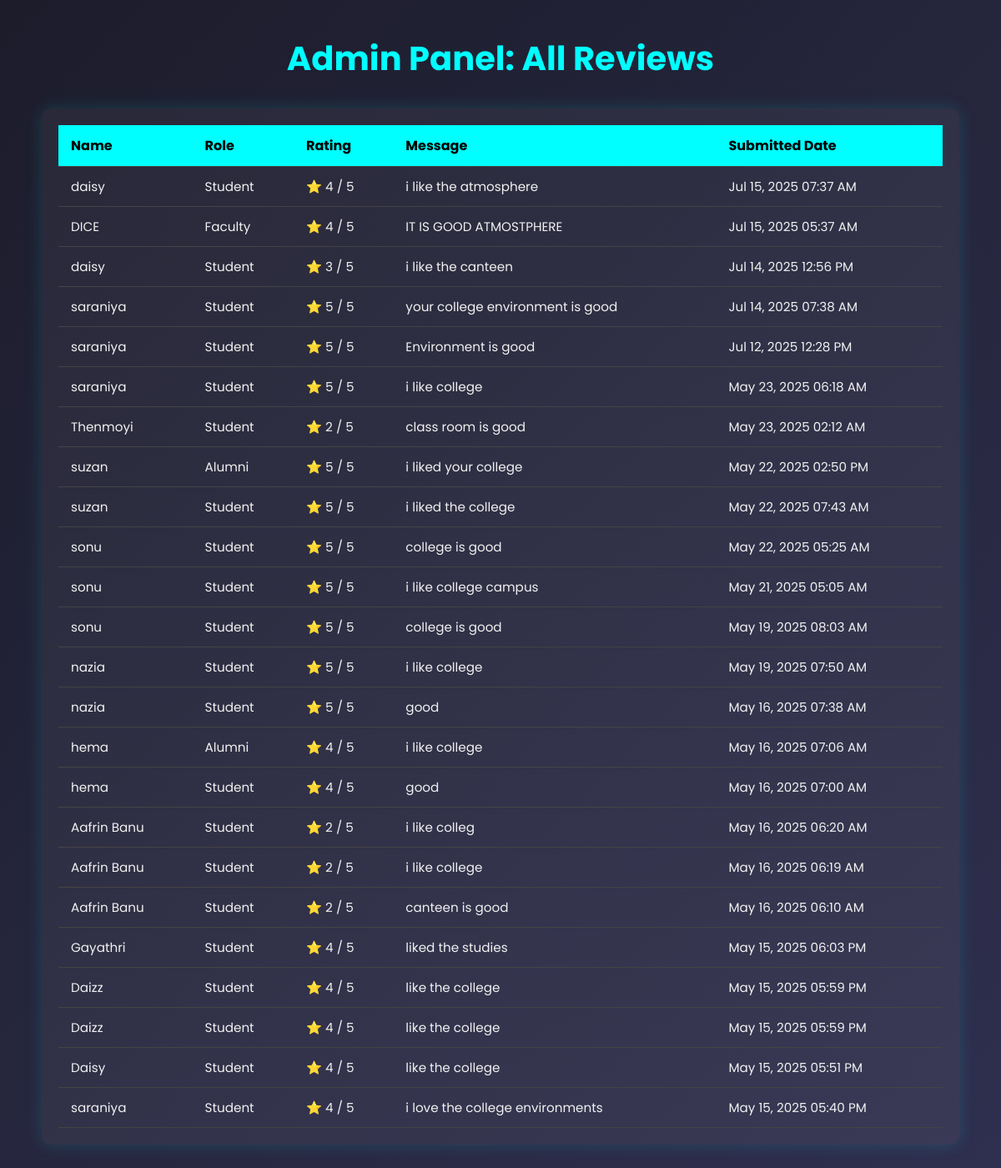
Screenshot of /admin/reviews/ with the database file from the repository.
### app.py (models this page shows)
class Review(db.Model):
    id = db.Column(db.Integer, primary_key=True)
    name = db.Column(db.String(100), nullable=False)
    role = db.Column(db.String(50), nullable=False)
    rating = db.Column(db.Integer, nullable=False)
    message = db.Column(db.Text, nullable=False)
    date_submitted = db.Column(db.DateTime, default=datetime.utcnow)

### app.py (the view)
@app.route('/admin/reviews/')
def admin_reviews():
    reviews = Review.query.order_by(Review.date_submitted.desc()).all()
    return render_template('admin_reviews.html', reviews=reviews)

### templates/admin_reviews.html (shortened to what this page needs)
<!DOCTYPE html>
<html lang="en">
<head>
  <link href="{{ url_for('static', filename='css/styles.css') }}" rel="stylesheet"/>
</head>
<body>
  <h1>Admin Panel: All Reviews</h1>
  <div class="table-container">
    {% if reviews %}
    <table>
      <thead>
        <tr>
          <th>Name</th>
          <th>Role</th>
          <th>Rating</th>
          <th>Message</th>
          <th>Submitted Date</th>
        </tr>
      </thead>
      <tbody>
        {% for review in reviews %}
        <tr>
          <td>{{ review.name }}</td>
          <td>{{ review.role }}</td>
          <td>⭐ {{ review.rating }} / 5</td>
          <td>{{ review.message }}</td>
          <td>{{ review.date_submitted.strftime('%b %d, %Y %I:%M %p') }}</td>
        </tr>
        {% endfor %}
      </tbody>
    </table>
    {% else %}
    <div class="no-reviews">No reviews available.</div>
    {% endif %}
  </div>
</body>
</html>

### static/css/styles.css (style rules this page uses)
* { margin: 0; padding: 0; box-sizing: border-box; font-family: 'Poppins', sans-serif; }
body { width: 100%; min-height: 100vh; background-color: #f8f9fa; overflow-x: hidden; }
h1, h2 { color: #003366; text-align: center; }

### templates/admin_reviews.html (style rules this page uses)
body { margin: 0; padding: 40px 20px; font-family: 'Segoe UI', sans-serif; background: linear-gradient(135deg, #1c1c2b, #2f2f4f); color: #f1f1f1; }
h1 { text-align: center; color: #00ffff; font-size: 2.5rem; margin-bottom: 30px; animation: fadeIn 1s ease; }
.table-container { max-width: 1100px; margin: auto; overflow-x: auto; background: rgba(255, 255, 255, 0.05); border-radius: 10px; box-shadow: 0 0 20px rgba(0, 255, 255, 0.15); padding: 20px; }
table { width: 100%; border-collapse: collapse; min-width: 900px; }
th, td { padding: 12px 15px; text-align: left; border-bottom: 1px solid #444; }
th { background-color: #00ffff; color: #000; font-size: 1rem; }
td { font-size: 0.95rem; color: #f1f1f1; }

### rows the page displays
Review: name "daisy", role "Student", rating "4", message "i like the atmosphere", date_submitted "Jul 15, 2025 07:37 AM"
Review: name "DICE", role "Faculty", rating "4", message "IT IS GOOD ATMOSTPHERE", date_submitted "Jul 15, 2025 05:37 AM"
Review: name "daisy", role "Student", rating "3", message "i like the canteen", date_submitted "Jul 14, 2025 12:56 PM"
Review: name "saraniya", role "Student", rating "5", message "your college environment is good", date_submitted "Jul 14, 2025 07:38 AM"
Review: name "saraniya", role "Student", rating "5", message "Environment is good", date_submitted "Jul 12, 2025 12:28 PM"
Review: name "saraniya", role "Student", rating "5", message "i like college", date_submitted "May 23, 2025 06:18 AM"
Review: name "Thenmoyi", role "Student", rating "2", message "class room is good", date_submitted "May 23, 2025 02:12 AM"
Review: name "suzan", role "Alumni", rating "5", message "i liked your college", date_submitted "May 22, 2025 02:50 PM"
Review: name "suzan", role "Student", rating "5", message "i liked the college", date_submitted "May 22, 2025 07:43 AM"
Review: name "sonu", role "Student", rating "5", message "college is good", date_submitted "May 22, 2025 05:25 AM"
Review: name "sonu", role "Student", rating "5", message "i like college campus", date_submitted "May 21, 2025 05:05 AM"
Review: name "sonu", role "Student", rating "5", message "college is good", date_submitted "May 19, 2025 08:03 AM"
Review: name "nazia", role "Student", rating "5", message "i like college", date_submitted "May 19, 2025 07:50 AM"
Review: name "nazia", role "Student", rating "5", message "good", date_submitted "May 16, 2025 07:38 AM"
Review: name "hema", role "Alumni", rating "4", message "i like college", date_submitted "May 16, 2025 07:06 AM"
Review: name "hema", role "Student", rating "4", message "good", date_submitted "May 16, 2025 07:00 AM"
Review: name "Aafrin Banu", role "Student", rating "2", message "i like colleg", date_submitted "May 16, 2025 06:20 AM"
Review: name "Aafrin Banu", role "Student", rating "2", message "i like college", date_submitted "May 16, 2025 06:19 AM"
Review: name "Aafrin Banu", role "Student", rating "2", message "canteen is good", date_submitted "May 16, 2025 06:10 AM"
Review: name "Gayathri", role "Student", rating "4", message "liked the studies", date_submitted "May 15, 2025 06:03 PM"
Review: name "Daizz", role "Student", rating "4", message "like the college", date_submitted "May 15, 2025 05:59 PM"
Review: name "Daizz", role "Student", rating "4", message "like the college", date_submitted "May 15, 2025 05:59 PM"
Review: name "Daisy", role "Student", rating "4", message "like the college", date_submitted "May 15, 2025 05:51 PM"
Review: name "saraniya", role "Student", rating "4", message "i love the college environments", date_submitted "May 15, 2025 05:40 PM"
